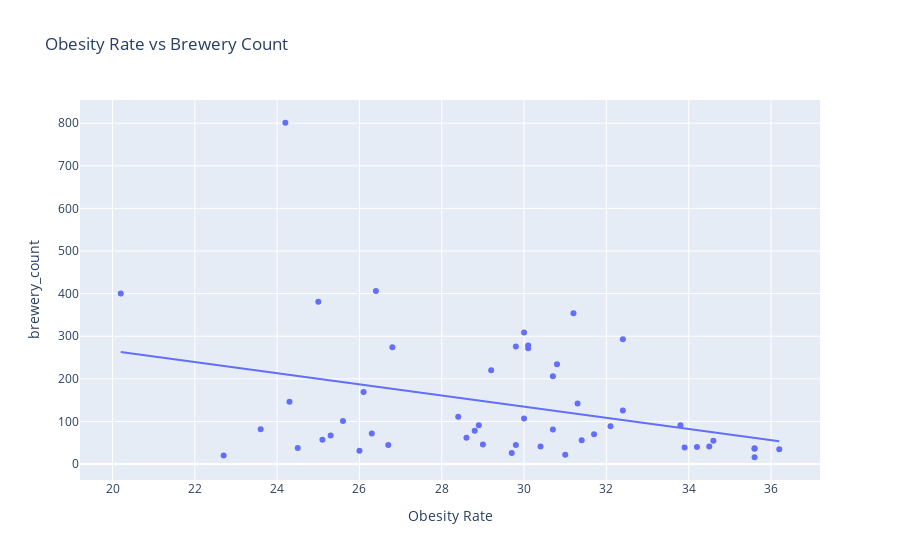

The notebook cell this image was saved under:
### Code cell


### Figure 1 — Plotly figure (JSON) as saved in the notebook; plotly's stock layout.template omitted (floating-point values rounded to 4 significant figures)
{"data": [{"hovertemplate": "<b>%{hovertext}</b><br><br>Obesity Rate=%{x}<br>brewery_count=%{y}<extra></extra>", "hovertext": ["Texas", "California", "Kentucky", "Georgia", "Wisconsin", "Oregon", "Virginia", "Tennessee", "Louisiana", "New York", "Michigan", "Idaho", "Florida", "Alaska", "Montana", "Minnesota", "Nebraska", "Washington", "Ohio", "Illinois", "Missouri", "Iowa", "South Dakota", "Arkansas", "Mississippi", "Colorado", "North Carolina", "Utah", "Oklahoma", "Wyoming", "West Virginia", "Indiana", "Massachusetts", "Nevada", "Connecticut", "Rhode Island", "Alabama", "South Carolina", "Maine", "Hawaii", "Arizona", "New Mexico", "Maryland", "Delaware", "Pennsylvania", "Kansas", "Vermont", "New Jersey", "North Dakota", "New Hampshire"], "legendgroup": "", "marker": {"color": "#636efa", "symbol": "circle"}, "mode": "markers", "name": "", "orientation": "v", "showlegend": false, "type": "scatter", "x": [32.4, 24.2, 34.6, 30.7, 30.7, 30.1, 29.2, 33.8, 36.2, 25, 31.2, 28.6, 26.8, 29.8, 23.6, 26.1, 31.4, 26.4, 29.8, 30.8, 32.4, 32.1, 30.4, 34.5, 35.6, 20.2, 30.1, 24.5, 33.9, 29, 35.6, 31.3, 24.3, 26.7, 25.3, 26, 35.6, 31.7, 30, 22.7, 28.4, 28.8, 28.9, 29.7, 30, 34.2, 25.1, 25.6, 31, 26.3], "xaxis": "x", "y": [293, 801, 55, 81, 206, 272, 220, 91, 35, 381, 354, 62, 274, 45, 82, 169, 56, 406, 276, 234, 126, 89, 41, 41, 16, 400, 278, 38, 39, 46, 36, 142, 146, 45, 67, 31, 37, 70, 107, 20, 111, 78, 91, 26, 309, 40, 57, 101, 22, 72], "yaxis": "y"}, {"hovertemplate": "<b>OLS trendline</b><br>brewery_count = -13.102 * Obesity Rate + 527.84<br>R<sup>2</sup>=0.112147<br><br>Obesity Rate=%{x}<br>brewery_count=%{y} <b>(trend)</b><extra></extra>", "legendgroup": "", "marker": {"color": "#636efa", "symbol": "circle"}, "mode": "lines", "name": "", "showlegend": false, "type": "scatter", "x": [20.2, 22.7, 23.6, 24.2, 24.3, 24.5, 25, 25.1, 25.3, 25.6, 26, 26.1, 26.3, 26.4, 26.7, 26.8, 28.4, 28.6, 28.8, 28.9, 29, 29.2, 29.7, 29.8, 29.8, 30, 30, 30.1, 30.1, 30.4, 30.7, 30.7, 30.8, 31, 31.2, 31.3, 31.4, 31.7, 32.1, 32.4, 32.4, 33.8, 33.9, 34.2, 34.5, 34.6, 35.6, 35.6, 35.6, 36.2], "xaxis": "x", "y": [263.2, 230.4, 218.6, 210.8, 209.5, 206.8, 200.3, 199.0, 196.4, 192.4, 187.2, 185.9, 183.3, 181.9, 178.0, 176.7, 155.7, 153.1, 150.5, 149.2, 147.9, 145.3, 138.7, 137.4, 137.4, 134.8, 134.8, 133.5, 133.5, 129.5, 125.6, 125.6, 124.3, 121.7, 119.1, 117.7, 116.4, 112.5, 107.3, 103.3, 103.3, 84.99, 83.68, 79.75, 75.82, 74.51, 61.41, 61.41, 61.41, 53.55], "yaxis": "y"}], "layout": {"legend": {"tracegroupgap": 0}, "title": {"text": "Obesity Rate vs Brewery Count"}, "xaxis": {"anchor": "y", "domain": [0, 1], "title": {"text": "Obesity Rate"}}, "yaxis": {"anchor": "x", "domain": [0, 1], "title": {"text": "brewery_count"}}}}
